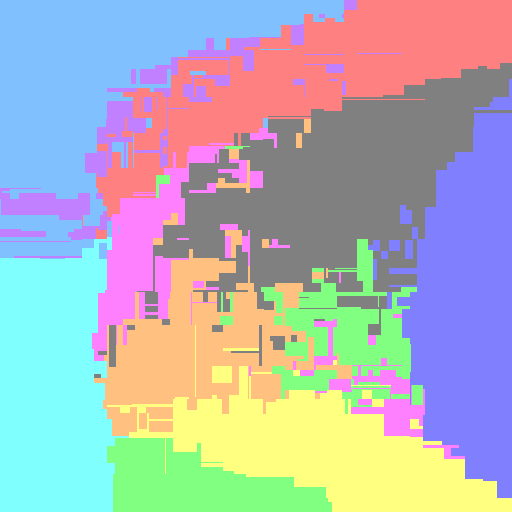
#> input picture lv1_my_targets_from_img7/DT_log(1000)_classifier_07__train(7)_test(3)_R(0).png, 512 x 512 px
$ python clone1.py '../lv1_my_targets_from_img7/DT_log(1000)_classifier_07__train(7)_test(3)_R(0).png' '../lv1_my_targets_from_img7/DecisionTree_log(1000)_classifier_07__train(7)_test(3)_R(0).png'
#> lines starting #> are read from the running program, lines starting #| are printed output that depends on the picture
#> in load, self.img is the input picture: PIL image 512x512 RGB; mean R, G, B 175.5, 177.9, 184.9
### src/evaluation.py
# coding: UTF-8

import numpy as np
from PIL import Image
from tqdm import trange

from src.labels import ID2COLOR

# ターゲット認識器を表現する画像のサイズ
IMAGE_SIZE = 512
WHITE = (255, 255, 255)


def to_decimal_from_px(px):
    return (px / (IMAGE_SIZE - 1)) * 2 - 1


# 小数をpx値にマッピング
# [6 lines left out: function mapping_x_y, not called in this run]


# 構築したクローン認識器を評価するためのクラス
class LV1_Evaluator:

    def __init__(self):
        h = IMAGE_SIZE // 2
        self.size = IMAGE_SIZE * IMAGE_SIZE
        self.samples = np.zeros((self.size, 2))
        for i in range(0, self.size):
            x = i % IMAGE_SIZE
            y = i // IMAGE_SIZE
            self.samples[i][0] = np.float32((x - h) / h)
            self.samples[i][1] = np.float32(-(y - h) / h)
        self.samples = np.float32(self.samples)

    # クローン認識器を可視化する（可視化結果を画像として保存する）
    #   model: クローン認識器
    #   filename: 可視化結果の保存先画像のファイルパス
    def visualize(self, model, filename):
        self.clone_labels = model.predict(self.samples)
        img = Image.new('RGB', (IMAGE_SIZE, IMAGE_SIZE))
#> img: PIL image 512x512 RGB; every value is 0
        for i in trange(0, self.size, desc='visualize'):
            x = i % IMAGE_SIZE
            y = i // IMAGE_SIZE
            img.putpixel((x, y), ID2COLOR[self.clone_labels[i]])
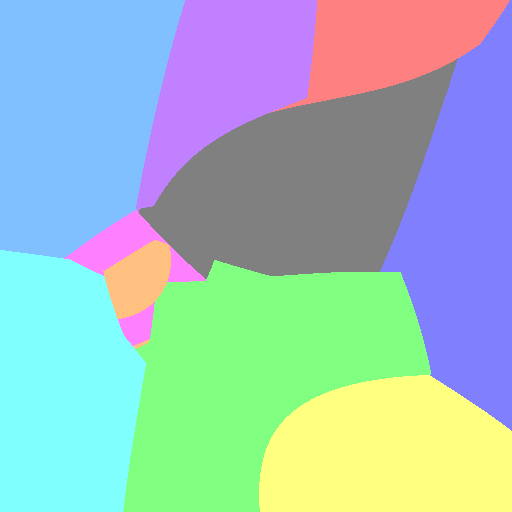
#> img: PIL image 512x512 RGB; mean R, G, B 157.8, 190.8, 189.8
        img.save(filename)

    # クローン認識器を可視化する（可視化結果を画像として保存する）
    #   model: クローン認識器
    #   filename: 可視化結果の保存先画像のファイルパス
    # [57 lines left out: functions visualize_get_img, edge_img_to_edge_features, not called in this run]

    # ターゲット認識器とクローン認識器の出力の一致率を求める
    #   target: ターゲット認識器
    #   model: クローン認識器
    def calc_accuracy(self, target, model):
        self.target_labels = target.predict(self.samples)
        self.clone_labels = model.predict(self.samples)
        n = np.count_nonzero(self.target_labels - self.clone_labels)
        return (self.size - n) / self.size

    # [31 lines left out: functions calc_sampling_accuracy, visualize_missing, not called in this run]

### src/labels.py
# coding: UTF-8

# クラスラベルIDから可視化時の色を取得
ID2COLOR = [
    (128,128,255),
    (128,255,255),
    (128,255,128),
    (255,255,128),
    (255,128,128),
    (255,128,255),
    (128,128,128),
    (128,192,255),
    (255,192,128),
    (192,128,255)
]

# 可視化時の色からクラスラベルIDを取得
def COLOR2ID(color):
    for i in range(0, len(ID2COLOR)):
        if color == ID2COLOR[i]:
            return i
    return -1

### src/clone1.py
# coding: UTF-8

import sys
import numpy as np
from PIL import Image
from sklearn import svm
from src.labels import COLOR2ID
from src.evaluation import IMAGE_SIZE
from src.evaluation import LV1_Evaluator

# ターゲット認識器を表現するクラス
# ターゲット認識器は2次元パターン（512x512の画像）で与えられるものとする
class LV1_TargetClassifier:

    # ターゲット認識器をロード
    #   filename: ターゲット認識器を表現する画像のファイルパス
    def load(self, filename):
        self.img = Image.open(filename)

    # 入力された二次元特徴量に対し，その認識結果（クラスラベルID）を返す
    def predict_once(self, x1, x2):
        h = IMAGE_SIZE // 2
        x = max(0, min(IMAGE_SIZE - 1, np.round(h * x1 + h)))
        y = max(0, min(IMAGE_SIZE - 1, np.round(h - h * x2)))
        return COLOR2ID(self.img.getpixel((x, y)))

    # 入力された二次元特徴量の集合に対し，各々の認識結果を返す
    def predict(self, features):
        labels = np.zeros(features.shape[0])
        for i in range(0, features.shape[0]):
            labels[i] = self.predict_once(features[i][0], features[i][1])
        return np.int32(labels)

# クローン認識器を表現するクラス
# このサンプルコードでは単純な 1-nearest neighbor 認識器とする（sklearnを使用）
# 下記と同型の fit メソッドと predict メソッドが必要
class LV1_UserDefinedClassifier:

    def __init__(self):
        self.clf = svm.SVC()

    # クローン認識器の学習
    #   (features, labels): 訓練データ（特徴量とラベルのペアの集合）
    def fit(self, features, labels):
        self.clf.fit(features, labels)

    # 未知の二次元特徴量を認識
    #   features: 認識対象の二次元特徴量の集合
    def predict(self, features):
        labels = self.clf.predict(features)
        return np.int32(labels)

# ターゲット認識器に入力する二次元特徴量をサンプリングする関数
#   n_samples: サンプリングする特徴量の数
def LV1_user_function_sampling(n_samples=1):
    features = np.zeros((n_samples, 2))
    for i in range(0, n_samples):
        # このサンプルコードでは[-1, 1]の区間をランダムサンプリングするものとする
        features[i][0] = 2 * np.random.rand() - 1
        features[i][1] = 2 * np.random.rand() - 1
    return np.float32(features)


# クローン処理の実行
# 第一引数でターゲット認識器を表す画像ファイルのパスを，
# 第二引数でクローン認識器の可視化結果を保存する画像ファイルのパスを，
# それぞれ指定するものとする
if __name__ == '__main__':

    if len(sys.argv) < 3:
        print("usage: clone.py /target/classifier/image/path /output/image/path")
        exit(0)

    # ターゲット認識器を用意
    target = LV1_TargetClassifier()
    target.load(sys.argv[1]) # 第一引数で指定された画像をターゲット認識器としてロード
    print("\nA target recognizer was loaded from {0} .".format(sys.argv[1]))

    # ターゲット認識器への入力として用いる二次元特徴量を用意
    # このサンプルコードではひとまず1000サンプルを用意することにする
    n = 100
    features = LV1_user_function_sampling(n_samples=n)
    print("\n{0} features were sampled.".format(n))

    # ターゲット認識器に用意した入力特徴量を入力し，各々に対応するクラスラベルIDを取得
    labels = target.predict(features)
    print("\nThe sampled features were recognized by the target recognizer.")

    # クローン認識器を学習
    model = LV1_UserDefinedClassifier()
    model.fit(features, labels)
    print("\nA clone recognizer was trained.")

    # 学習したクローン認識器を可視化し，精度を評価
    evaluator = LV1_Evaluator()
    evaluator.visualize(model, sys.argv[2])
    print("\nThe clone recognizer was visualized and saved to {0} .".format(sys.argv[2]))
    print("\naccuracy: {0}".format(evaluator.calc_accuracy(target, model)))
